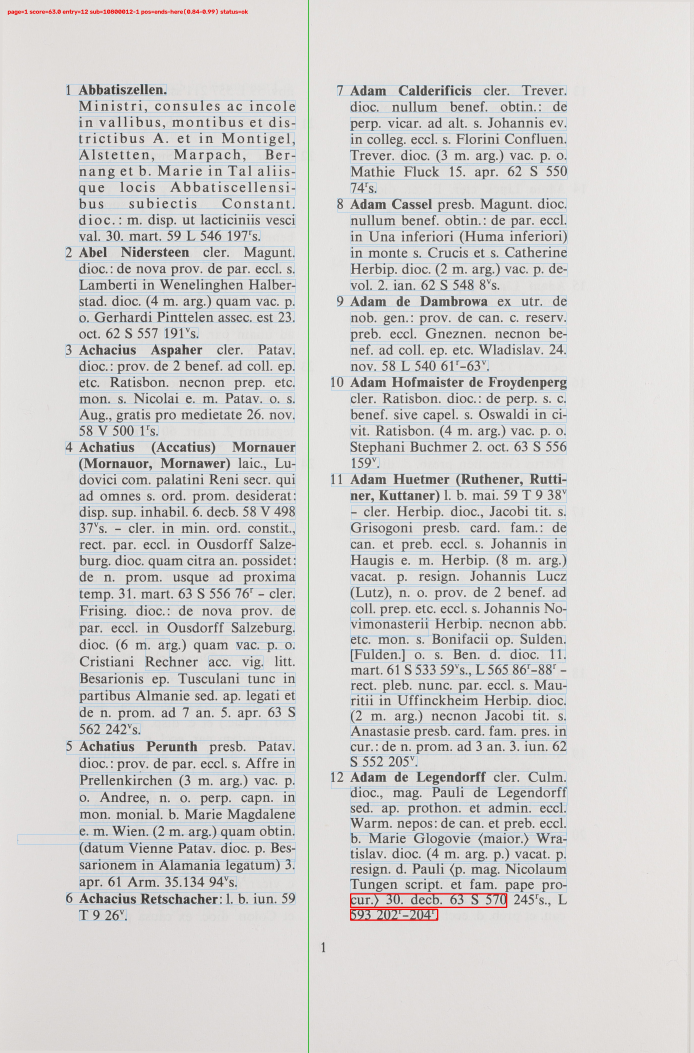
#> input picture debug/page_0001_H4_6481_8_1_0071.jpg.jpg, 2773 x 4209 px (shown at 1/4 size)
$ python -i imaging.py   (imports and definitions only)
#> lines starting #> are read from the running program, lines starting #| are printed output that depends on the picture; after the words box and inside, x2 and y2 are one past the last pixel; in counts of white or black regions, pixels touching at a corner belong together
#> further down, picture is the input picture: shape (4209, 2773, 3); mean B, G, R 210.5, 211.4, 212.2
#!/usr/bin/env python3
# -*- coding: utf-8 -*-

"""Image loading and preprocessing shared by every OCR stage."""

from __future__ import annotations

from pathlib import Path

import cv2
import numpy as np


def safe_conf(value) -> int:
    try:
        return int(float(value))
    except Exception:
        return -1


def load_image(path: Path) -> np.ndarray:
    arr = np.fromfile(str(path), dtype=np.uint8)
    img = cv2.imdecode(arr, cv2.IMREAD_COLOR)
    if img is None:
        raise FileNotFoundError(f"Cannot load image: {path}")
    return img


def deskew(img: np.ndarray) -> np.ndarray:
    gray = cv2.cvtColor(img, cv2.COLOR_BGR2GRAY)
    _, binary = cv2.threshold(gray, 0, 255, cv2.THRESH_BINARY_INV + cv2.THRESH_OTSU)
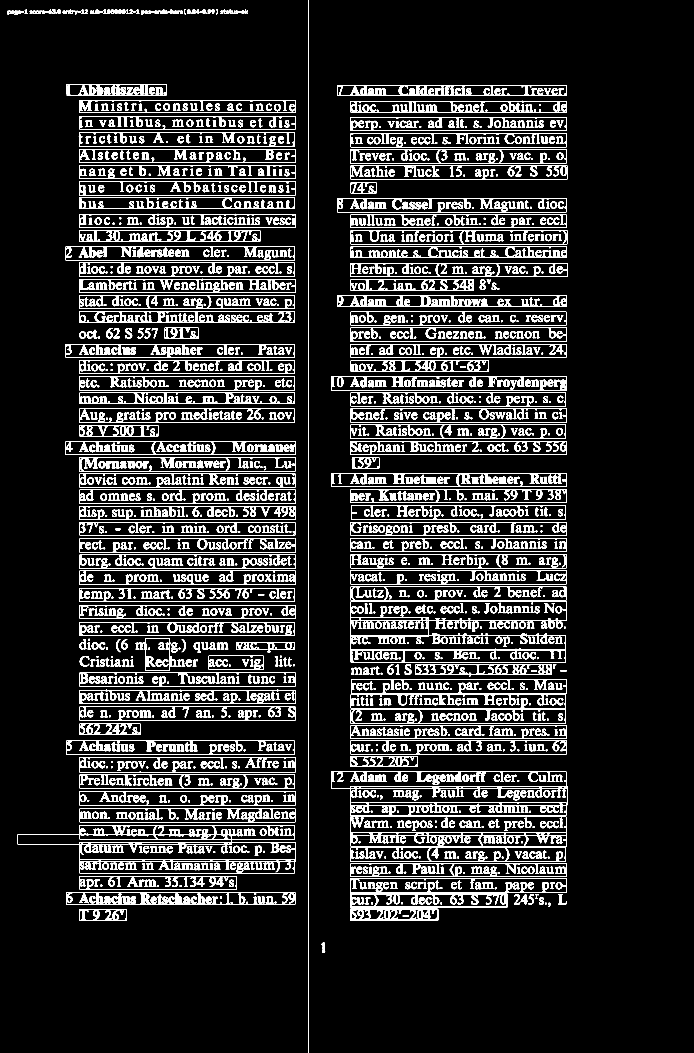
#> binary: shape (4209, 2773) (shown at 1/4 size); 9.8% white; 2130 white regions (3 under 20 px), largest, box (x1, y1, x2, y2) and area: (70, 3301, 1183, 3493) 21162, (1324, 3086, 2269, 3263) 19775, (1402, 2406, 2267, 2649) 17545
    coords = np.column_stack(np.where(binary > 0))
#> coords = 1148493 pairs, first value 0 to 4208, second value 31 to 2268
    if len(coords) < 100:
        return img
    angle = cv2.minAreaRect(coords)[-1]
#> angle = -89.32
    if angle < -45:
        angle += 90
#> angle = 0.676
    elif angle > 45:
        angle -= 90
    if abs(angle) < 0.3:
        return img
    h, w = img.shape[:2]
#> h = 4209; w = 2773
    matrix = cv2.getRotationMatrix2D((w // 2, h // 2), angle, 1.0)
#> matrix = [[1, 0.0118, -24.74], [-0.0118, 1, 16.51]]
    return cv2.warpAffine(
        img, matrix, (w, h), flags=cv2.INTER_CUBIC, borderMode=cv2.BORDER_REPLICATE
    )
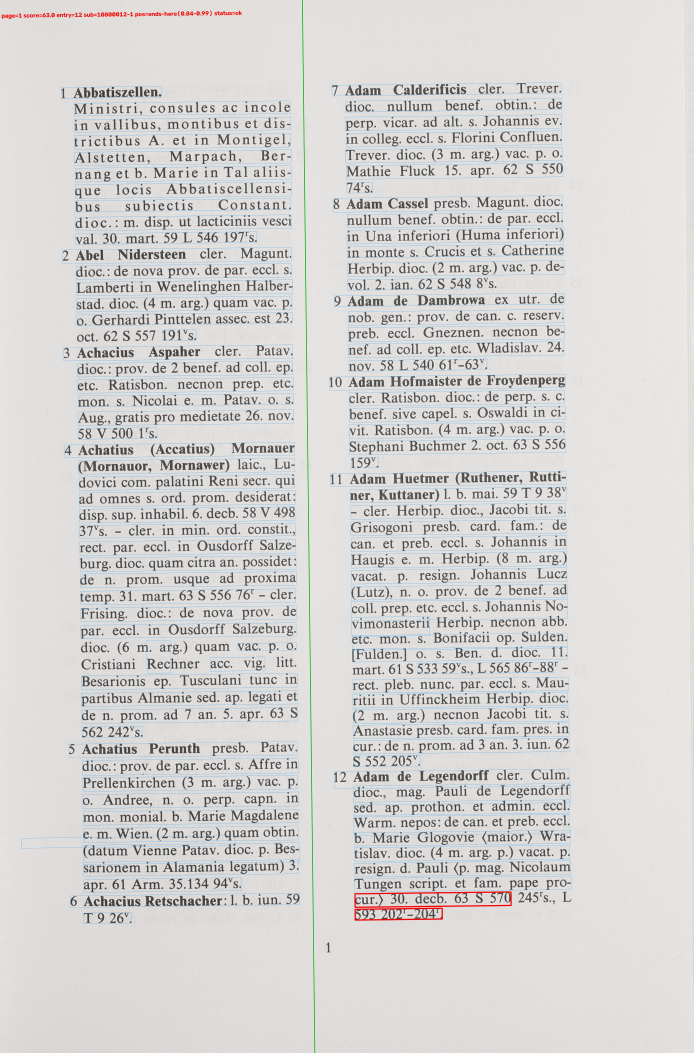
#> returned value: shape (4209, 2773, 3) (shown at 1/4 size); mean of channels 0, 1, 2 210.5, 211.4, 212.3; drawn as B, G, R


def load_display_image(path: Path, max_h: int = 950) -> np.ndarray:
    img = load_image(path)
    h, w = img.shape[:2]
    if h > max_h:
        scale = max_h / h
        img = cv2.resize(img, (int(w * scale), int(h * scale)), interpolation=cv2.INTER_AREA)
    return img

>>> import cv2
>>> picture = cv2.imread('debug/page_0001_H4_6481_8_1_0071.jpg.jpg')
>>> result = deskew(picture)

$ run again, on debug/page_0002_H4_6481_8_1_0072.jpg.jpg
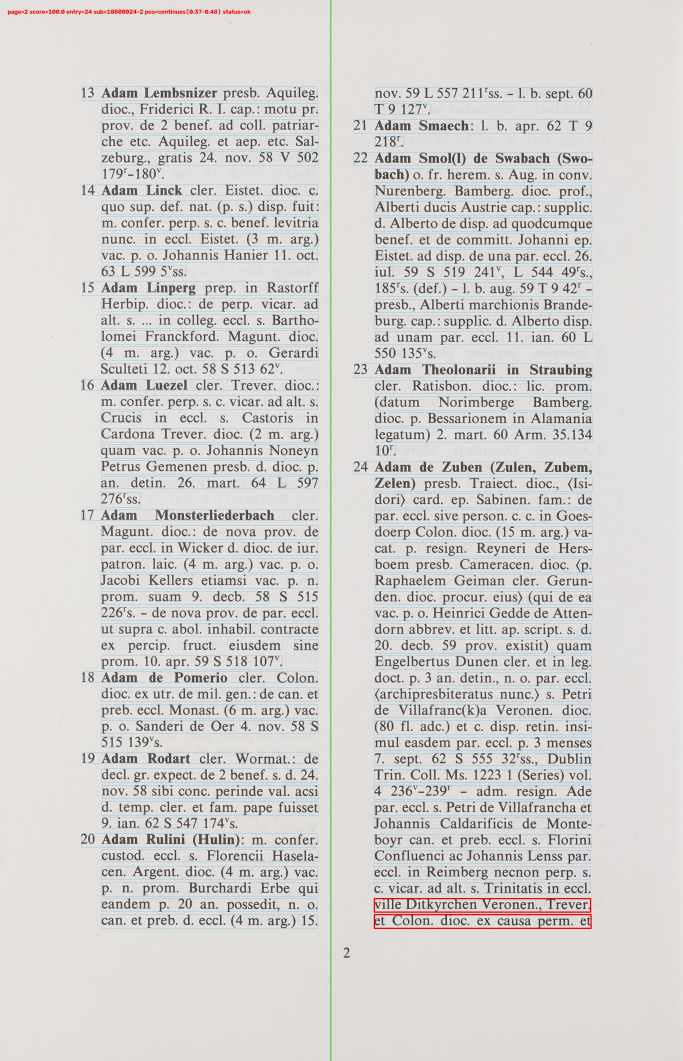
#> input picture debug/page_0002_H4_6481_8_1_0072.jpg.jpg, 2730 x 4243 px (shown at 1/4 size)
#> picture is the input picture: shape (4243, 2730, 3); mean B, G, R 209, 210.6, 211.8
#> in deskew, `_, binary = cv2.threshold(gray, 0, 255, cv2.THRESH_BINARY_INV + cv2.TH..`:
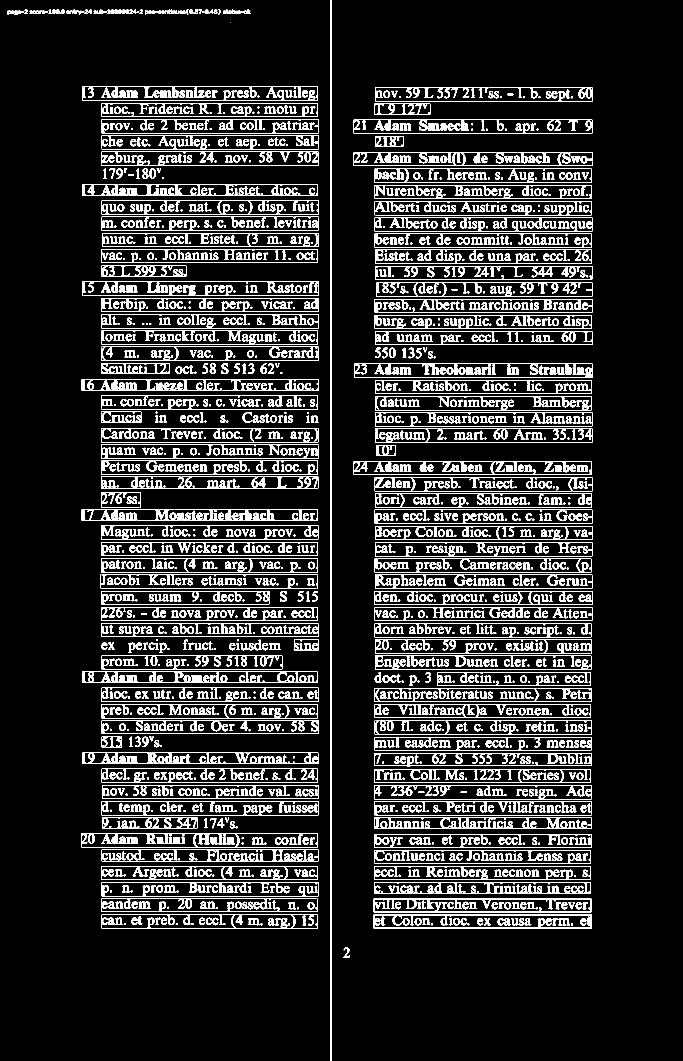
#> binary: shape (4243, 2730) (shown at 1/4 size); 10% white; 2707 white regions (87 under 20 px), largest, box (x1, y1, x2, y2) and area: (1495, 3592, 2365, 3651) 13147, (1322, 0, 1325, 4243) 12729, (1495, 3656, 2367, 3716) 11598
#> coords = 1153424 pairs, first value 0 to 4242, second value 31 to 2370
#> in deskew, `angle = cv2.minAreaRect(coords)[-1]`: angle = -88.21
#> in deskew, `angle += 90`: angle = 1.79
#> matrix = [[1, 0.0312, -65.42], [-0.0312, 1, 43.56]]
#> in deskew, `return cv2.warpAffine( img, matrix, (w, h), flags=cv2.INTER_CUBIC, bor..`:
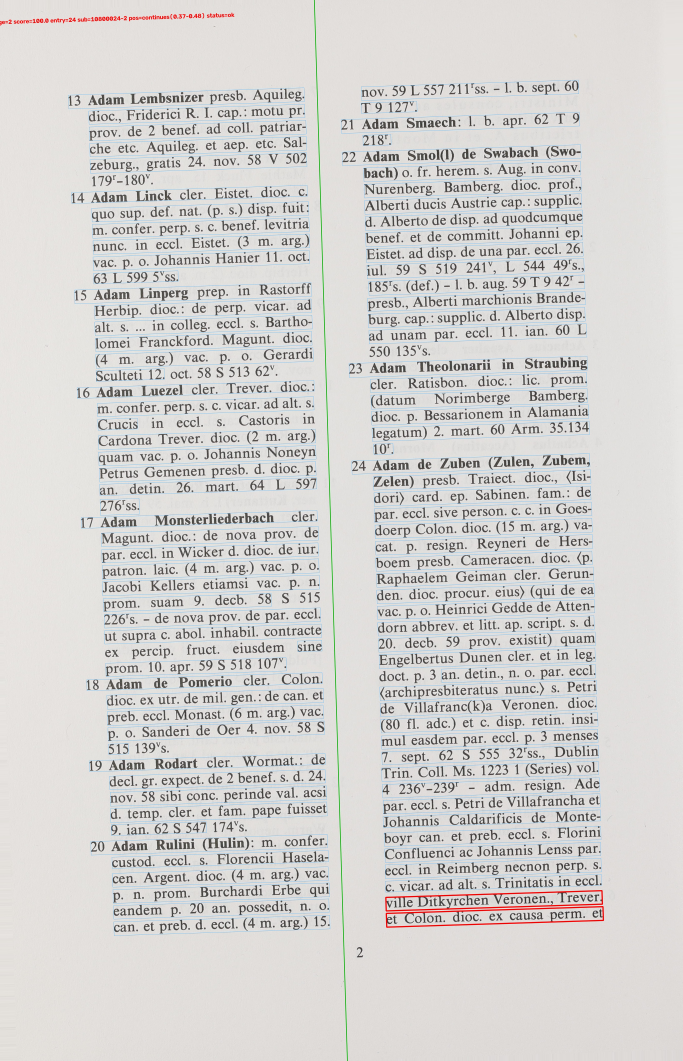
#> returned value: shape (4243, 2730, 3) (shown at 1/4 size); mean of channels 0, 1, 2 209.1, 210.6, 211.8; drawn as B, G, R

$ run again, on debug/page_0003_H4_6481_8_1_0073.jpg.jpg
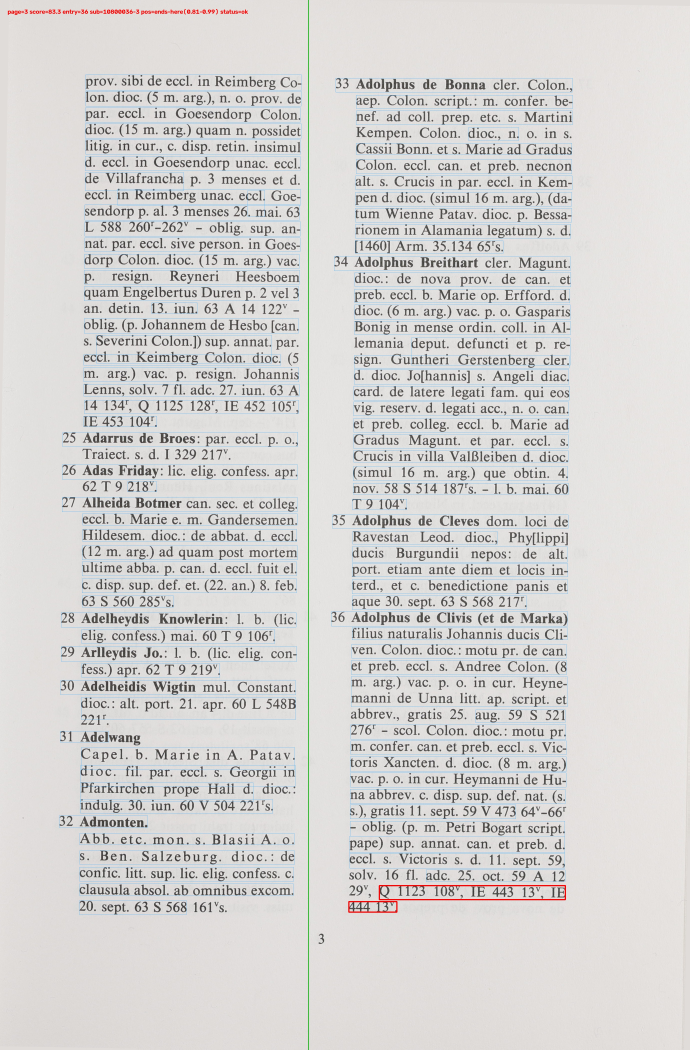
#> input picture debug/page_0003_H4_6481_8_1_0073.jpg.jpg, 2759 x 4200 px (shown at 1/4 size)
#> picture is the input picture: shape (4200, 2759, 3); mean B, G, R 210.6, 211.7, 212.8
#> in deskew, `_, binary = cv2.threshold(gray, 0, 255, cv2.THRESH_BINARY_INV + cv2.TH..`:
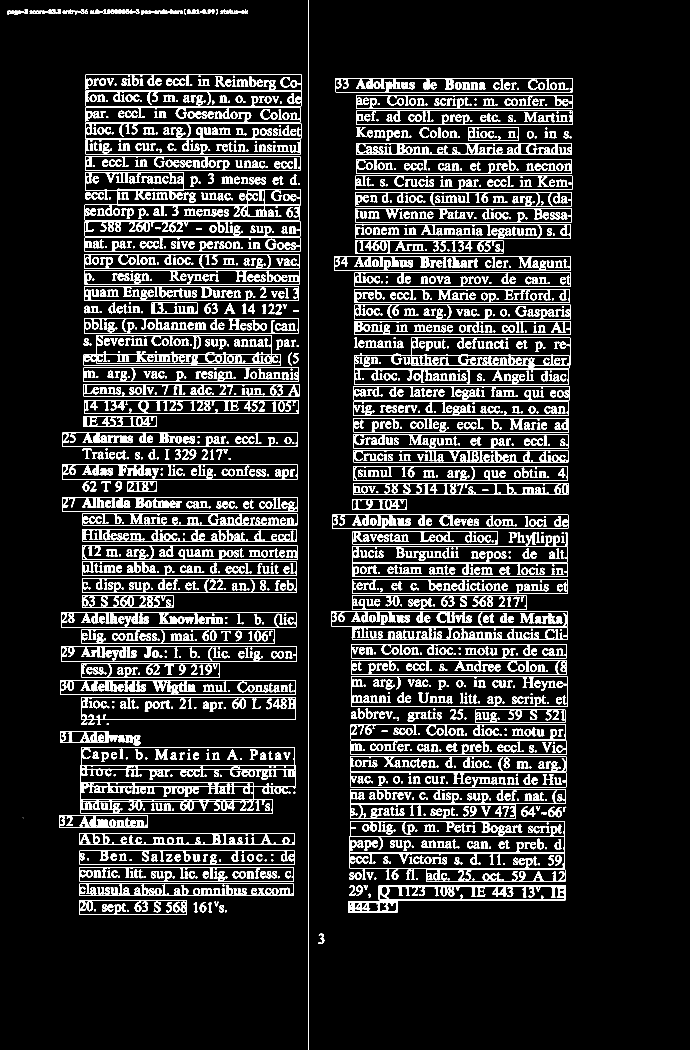
#> binary: shape (4200, 2759) (shown at 1/4 size); 9.6% white; 2457 white regions (5 under 20 px), largest, box (x1, y1, x2, y2) and area: (321, 2990, 1182, 3253) 27938, (1233, 0, 1236, 4200) 12600, (1515, 3540, 2264, 3601) 12074
#> coords = 1116684 pairs, first value 0 to 4199, second value 31 to 2290
#> in deskew, `angle = cv2.minAreaRect(coords)[-1]`: angle = -88.93
#> in deskew, `angle += 90`: angle = 1.07
#> matrix = [[1, 0.0187, -38.97], [-0.0187, 1, 26.11]]
#> in deskew, `return cv2.warpAffine( img, matrix, (w, h), flags=cv2.INTER_CUBIC, bor..`:
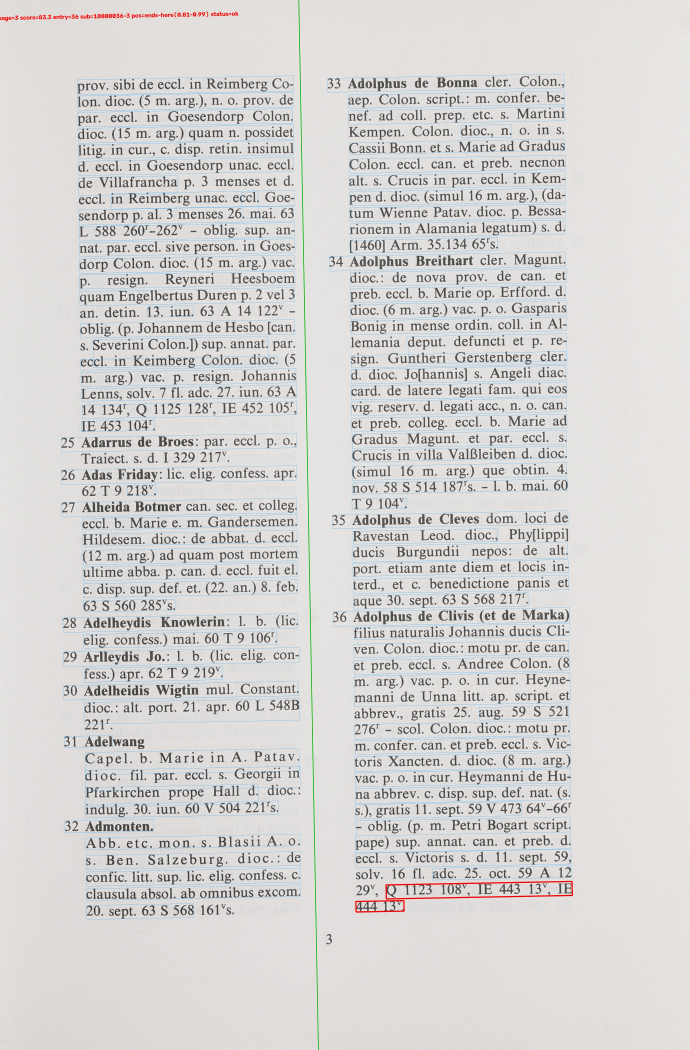
#> returned value: shape (4200, 2759, 3) (shown at 1/4 size); mean of channels 0, 1, 2 210.6, 211.7, 212.8; drawn as B, G, R

$ run again, on debug/page_0004_H4_6481_8_1_0074.jpg.jpg
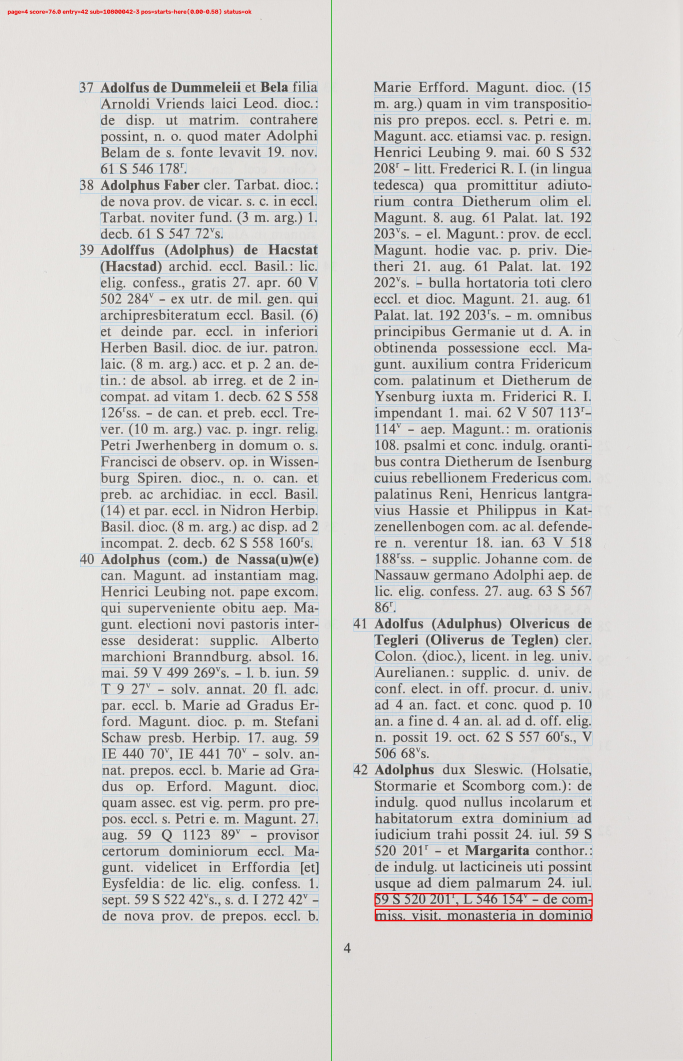
#> input picture debug/page_0004_H4_6481_8_1_0074.jpg.jpg, 2730 x 4243 px (shown at 1/4 size)
#> picture is the input picture: shape (4243, 2730, 3); mean B, G, R 208.5, 209.9, 210.8
#> in deskew, `_, binary = cv2.threshold(gray, 0, 255, cv2.THRESH_BINARY_INV + cv2.TH..`:
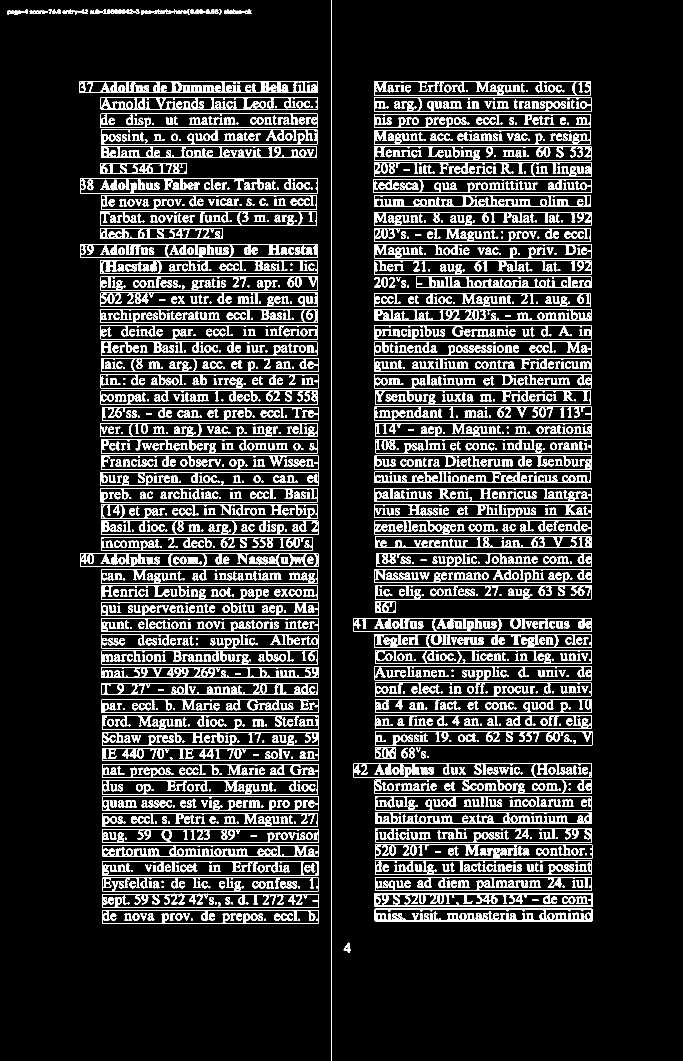
#> binary: shape (4243, 2730) (shown at 1/4 size); 10.7% white; 2182 white regions (5 under 20 px), largest, box (x1, y1, x2, y2) and area: (1499, 3635, 2370, 3685) 19236, (1498, 3572, 2371, 3627) 16712, (1325, 0, 1328, 4243) 12729
#> coords = 1239327 pairs, first value 0 to 4242, second value 31 to 2370
#> in deskew, `angle = cv2.minAreaRect(coords)[-1]`: angle = -88.22
#> in deskew, `angle += 90`: angle = 1.78
#> matrix = [[1, 0.0311, -65.37], [-0.0311, 1, 43.52]]
#> in deskew, `return cv2.warpAffine( img, matrix, (w, h), flags=cv2.INTER_CUBIC, bor..`:
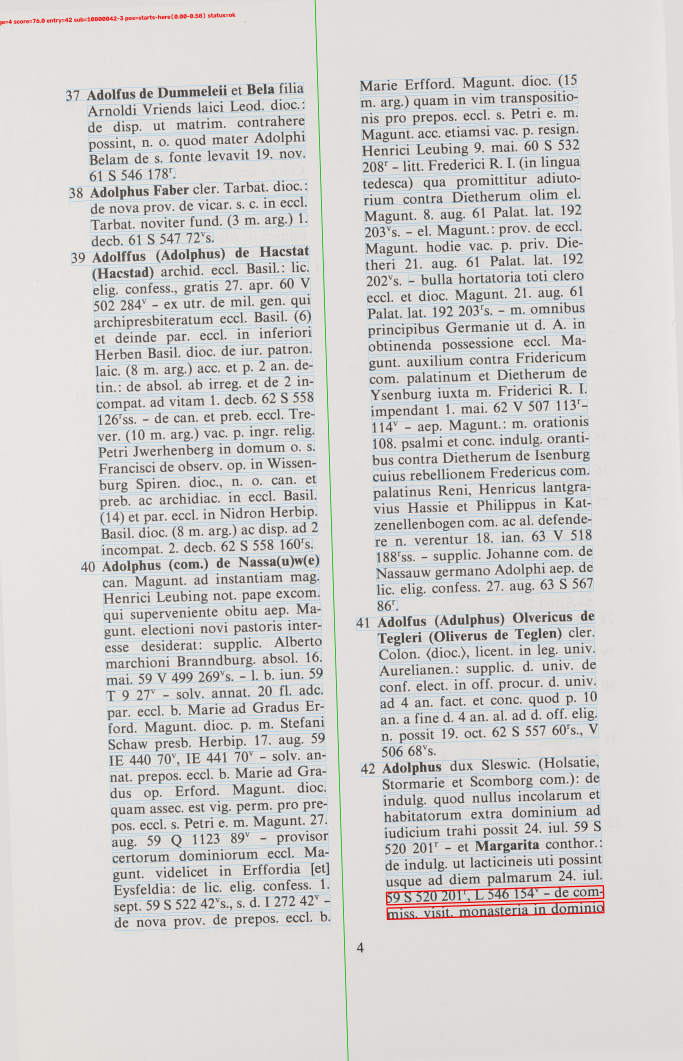
#> returned value: shape (4243, 2730, 3) (shown at 1/4 size); mean of channels 0, 1, 2 208.4, 209.8, 210.8; drawn as B, G, R
